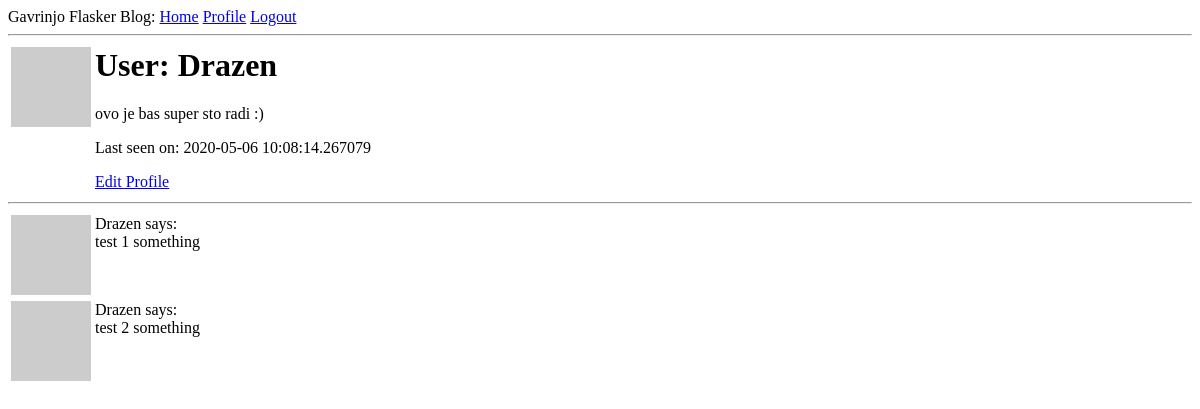
The app's page /user/Drazen (signed in), older data.
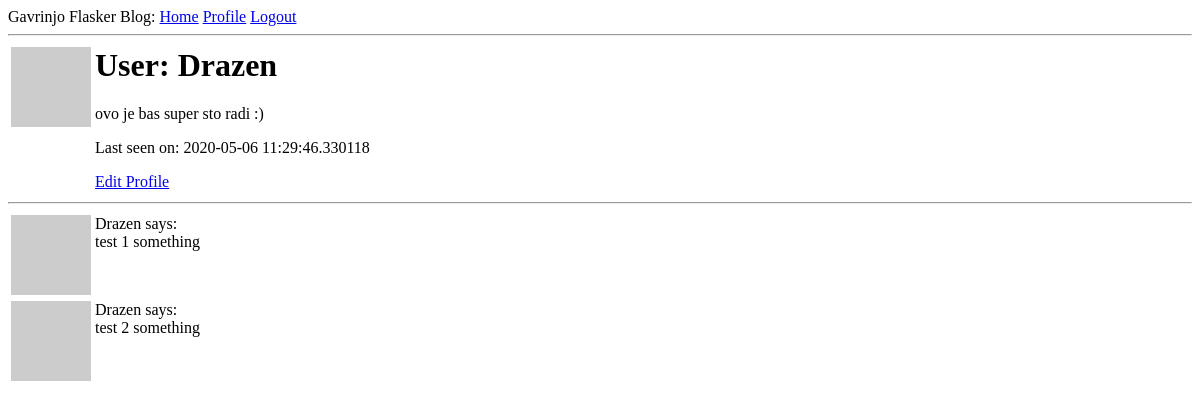
The same page, newer data.
### app/models.py (models this page shows, shortened)
class User(UserMixin, db.Model):
    id = db.Column(db.Integer, primary_key=True)
    username = db.Column(db.String(64), index=True, unique=True)
    email = db.Column(db.String(120), index=True, unique=True)
    password_hash = db.Column(db.String(128))
    about_me = db.Column(db.String(140))
    last_seen = db.Column(db.DateTime, default=datetime.utcnow)
    post = db.relationship("Post", backref="author", lazy="dynamic")
    def avatar(self, size):
        digest = md5(self.email.lower().encode("utf-8")).hexdigest()
        return f"https://www.gravatar.com/avatar/{digest}?d=identicon&r=x&s={size}"

### app/routes.py (the view)
@app.route("/user/<username>")
@login_required
def user(username):
    user = User.query.filter_by(username=username).first_or_404()
    posts = [
        {"author": user, "body": "test 1 something"},
        {"author": user, "body": "test 2 something"}
    ]
    return render_template("user.html", user=user, posts=posts)

### app/models.py (called while the page is built)
@login.user_loader
def load_user(id):
    return User.query.get(int(id))

### app/routes.py (called while the page is built)
@app.before_request
def before_request():
    if current_user.is_authenticated:
        current_user.last_seen = datetime.utcnow()
        db.session.commit()

### app/templates/user.html
{% extends 'base.html' %}
{% block content %}
    <table>
        <tr valign="top">
            <td><img src="{{ user.avatar(128) }}"></td>
            <td>
                <h1>User: {{ user.username }}</h1>
                {% if user.about_me %}<p>{{ user.about_me }}</p>{% endif %}
                {% if user.last_seen %}<p>Last seen on: {{ user.last_seen }}</p>{% endif %}
                {% if user == current_user %}
                <a href="{{ url_for('edit_profile') }}">Edit Profile</a>
                {% endif %}
            </td>
        </tr>
    </table>
    <hr>
    {% for post in posts %}
        {% include "_post.html" %}
    {% endfor %}
{% endblock %}

### app/templates/base.html (shortened to what this page needs)
<html lang="en">
<head>
</head>
<body>
    <div>Gavrinjo Flasker Blog:
        <a href="{{ url_for('index') }}">Home</a>
        {% if current_user.is_anonymous %}
        <a href="{{ url_for('login') }}">Login</a>
        {% else %}
        <a href="{{ url_for('user', username=current_user.username) }}">Profile</a>
        <a href="{{ url_for('logout') }}">Logout</a>
        {% endif %}
    </div>
    <hr>
    {% block content %} {% endblock content %}
</body>
</html>

### app/templates/_post.html
    <table>
        <tr valign="top">
            <td><img src="{{ user.avatar(64) }}"></td>
            <td>{{ post.author.username }} says:<br>{{ post.body }}</td>
        </tr>
    </table>

Row changes from the older to the newer data that the page shows:
changed User "Drazen": last_seen "2020-05-06 10:08:14.267079" → "2020-05-06 11:29:46.330118"
